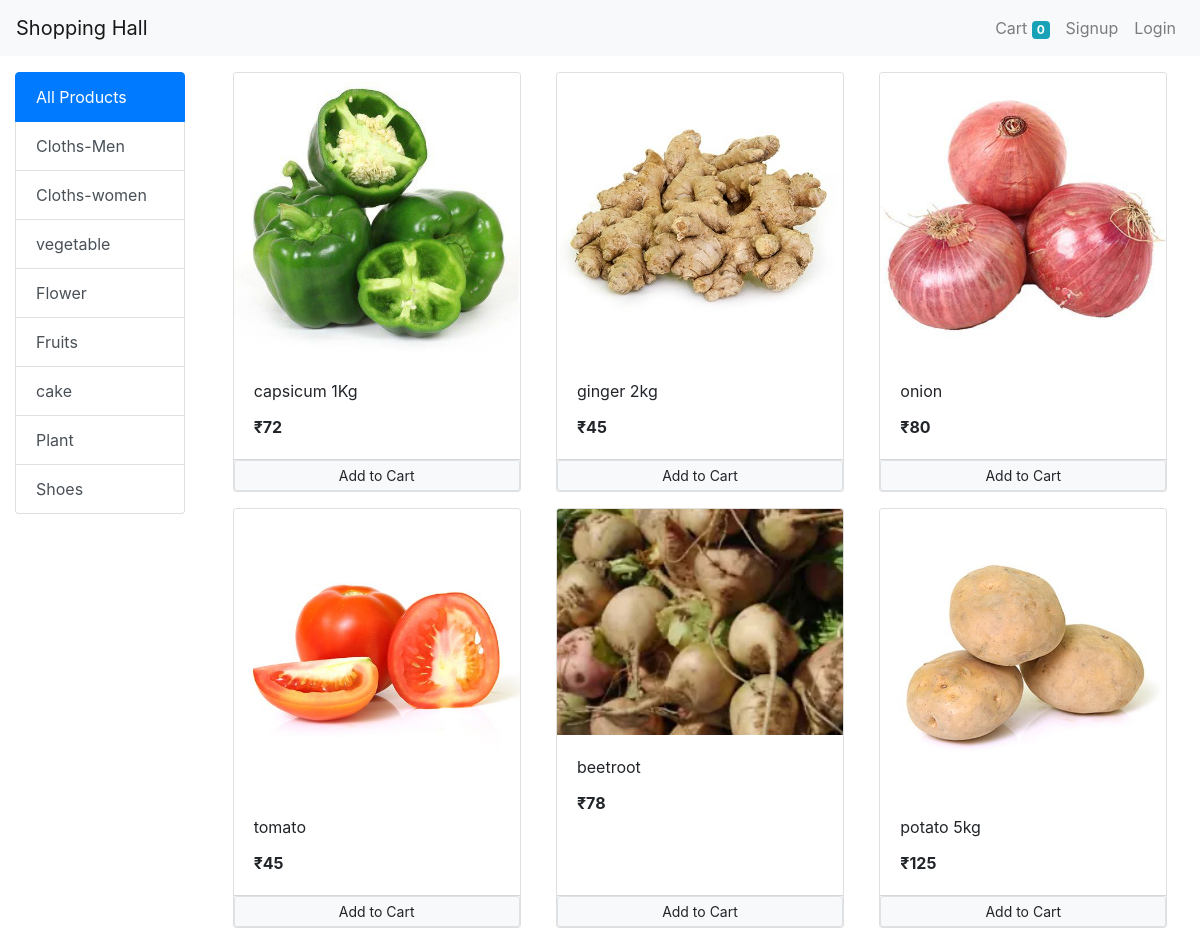
Screenshot of /?category=3 with the database file from the repository.
### store/models/category.py (models this page shows, shortened)
class Category(models.Model):
    name = models.CharField(max_length=20)
    @staticmethod
    def get_all_categories():
         return Category.objects.all()

### store/models/product.py (models this page shows, shortened)
class Product(models.Model):
    name = models.CharField(max_length=50)
    price = models.IntegerField(default=0)
    category = models.ForeignKey(Category, on_delete=models.CASCADE, default=1)
    description = models.CharField(max_length=200, default='' , null=True , blank=True)
    image = models.ImageField(upload_to='uploads/products')
    date_added = models.DateTimeField(default=timezone.now)
    @staticmethod
    def get_all_products_by_categoryid(category_id):
        if category_id:
           return Product.objects.filter(category= category_id)
        else:
            return Product.get_all_products()

### store/views/home.py (the view, shortened to what this page needs)
# urls.py: path('', Index.as_view(), name='homepage'),
class Index(View):
    def get(self, request):
        cart = request.session.get('cart')
        if not cart:
            request.session['cart'] = {}
        category_id = request.GET.get('category')
        if category_id:
            products = Product.get_all_products_by_categoryid(category_id)
        else:
            products = Product.get_all_products()
        categories = Category.get_all_categories()
        data = {
            'products': products,
            'categories': categories,
        }
        return render(request, "index.html", data)

### store/templatetags/custom_filter.py (called while the page is built)
@register.filter(name='currency')
def currency(number):
   return "₹"+str(number)

### store/templates/index.html (shortened to what this page needs)
{% extends 'base.html' %}
{% block content %}
{% load cart %}
{% load custom_filter %}
<div class="container-fluid mt-3">
    <div class="row">
        <div class="col-lg-2 mx-auto">
            <div class="list-group">
                <a href="/" class="list-group-item list-group-item-action active">All Products</a>
                {% for category in categories %}
                <a href="/?category={{category.id}}" class="list-group-item list-group-item-action">{{category.name}}</a>
                {% endfor %}
            </div>
        </div>
        <div id="products" class="col-lg-10 mx-auto">
            <div class="row mx-auto">
                {% for product in products %}
                <div class="card mx-auto mb-3" id="{{product.id}}" style="width: 18rem;">
                    <img class="card-img-top" src="{{product.image.url}}" alt="Card image cap">
                    <div class="card-body">
                        <p class="card-title">{{product.name}}</p>
                        <p class="card-text"><b>{{product.price|currency}}</b></p>
                    </div>
                    <div class="card-footer p-0 no-gutters">
                        <form action="/#{{product.id}}" method="POST" class="btn-block">
                            <input type="submit" class="float-right btn-block btn btn-light border btn-sm" value="Add to Cart">
                        </form>
                    </div>
                </div>
                {% endfor %}
            </div>
        </div>
    </div>
</div>
{% endblock %}

### rows the page displays
Category: name "Cloths-Men"
Category: name "Cloths-women"
Category: name "vegetable"
Category: name "Flower"
Category: name "Fruits"
Category: name "cake"
Category: name "Plant"
Category: name "Shoes"
Product: image (picture), name "capsicum 1Kg", price "₹72"
Product: image (picture), name "ginger 2kg", price "₹45"
Product: image (picture), name "onion", price "₹80"
Product: image (picture), name "tomato", price "₹45"
Product: image (picture), name "beetroot", price "₹78"
Product: image (picture), name "potato 5kg", price "₹125"

### other values shown
{{ request.session.cart.keys|length }} "0"
